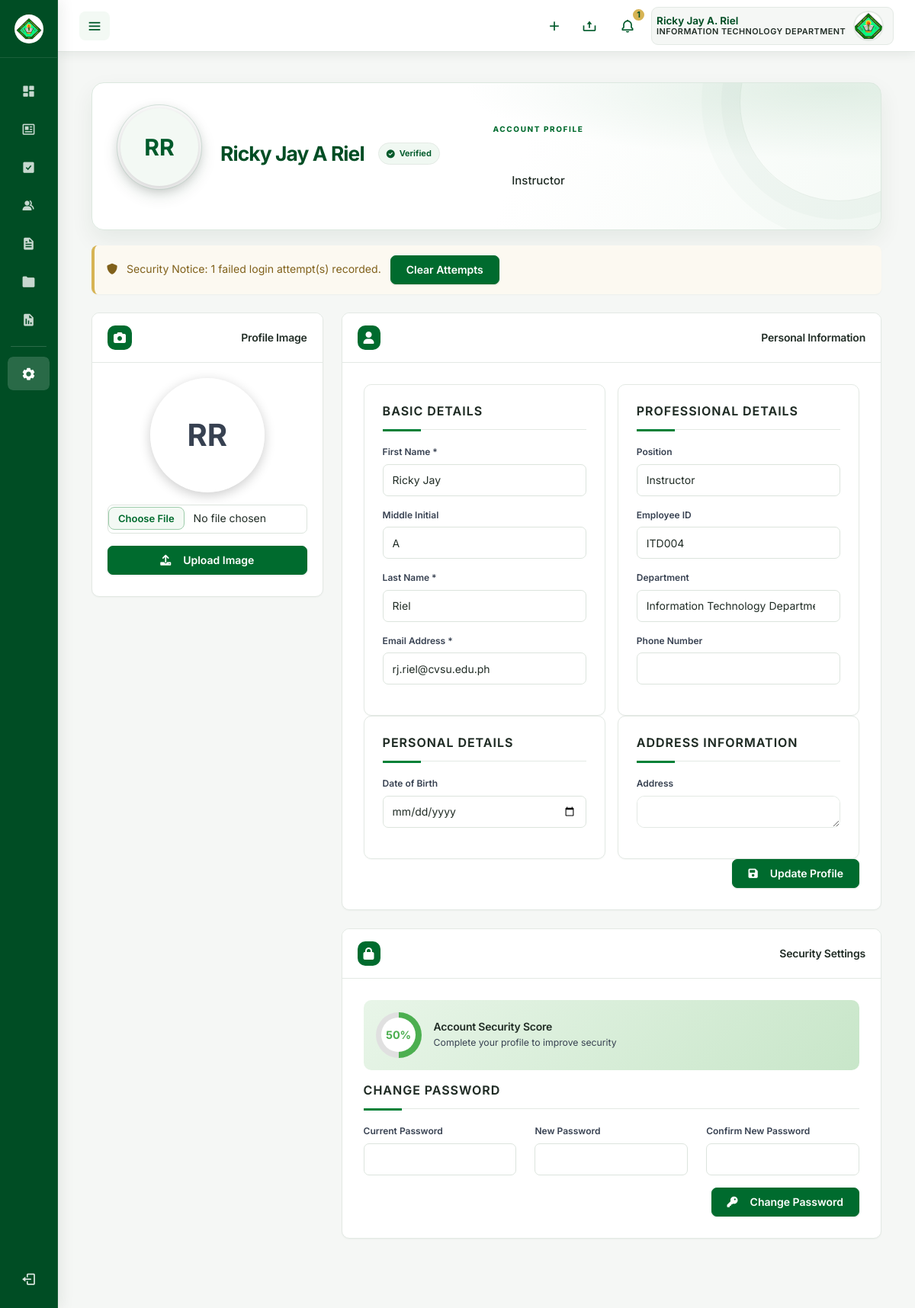
/roles/user/settings.php (signed in), run on an earlier commit of the app's database.
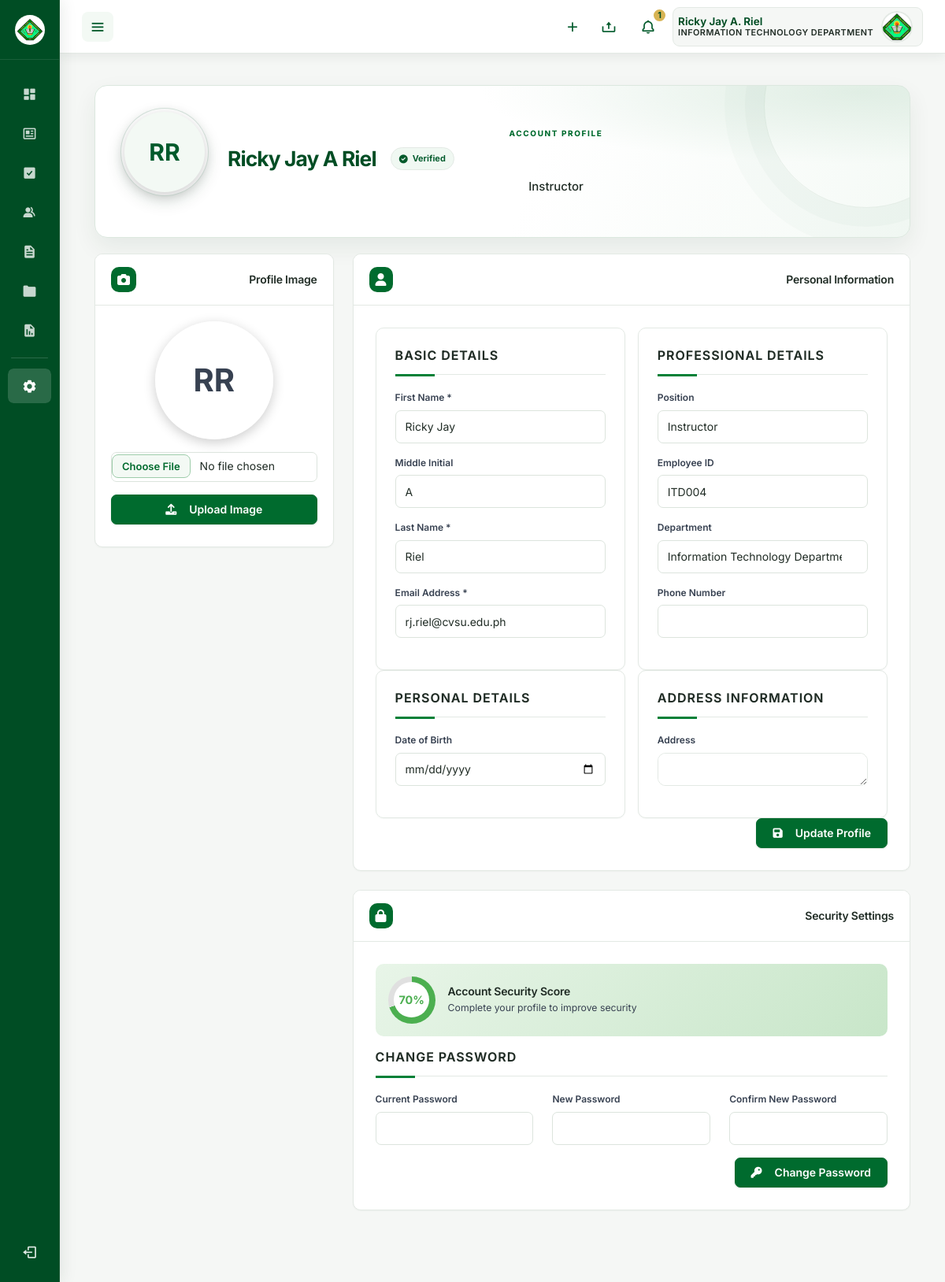
And on a later commit of the database.
### tables this page shows
CREATE TABLE `users` (
  `id` int NOT NULL,
  `username` varchar(50) NOT NULL,
  `email` varchar(255) NOT NULL,
  `password` varchar(255) NOT NULL,
  `role` enum('admin','user','super_admin') NOT NULL DEFAULT 'user',
  `is_approved` tinyint(1) NOT NULL DEFAULT '0',
  `name` varchar(100) NOT NULL,
  `mi` varchar(5) DEFAULT NULL,
  `surname` varchar(100) NOT NULL,
  `employee_id` varchar(20) DEFAULT NULL,
  `position` varchar(100) DEFAULT NULL,
  `department_id` int DEFAULT NULL,
  `is_restricted` tinyint(1) DEFAULT '0',
  `profile_image` varchar(255) DEFAULT NULL,
  `phone` varchar(20) DEFAULT NULL,
  `address` text,
  `date_of_birth` date DEFAULT NULL,
  `hire_date` date DEFAULT NULL,
  `last_login` datetime DEFAULT NULL,
  `failed_login_attempts` int DEFAULT '0',
  `account_locked_until` datetime DEFAULT NULL,
  `email_verified` tinyint(1) DEFAULT '0',
  `email_verification_token` varchar(255) DEFAULT NULL,
  `password_reset_token` varchar(255) DEFAULT NULL,
  `password_reset_expires` datetime DEFAULT NULL,
  `created_at` datetime DEFAULT CURRENT_TIMESTAMP,
  `updated_at` datetime DEFAULT CURRENT_TIMESTAMP ON UPDATE CURRENT_TIMESTAMP,
  `created_by` int DEFAULT NULL,
  `approved_by` int DEFAULT NULL,
  `approved_at` datetime DEFAULT NULL
);

CREATE TABLE `departments` (
  `id` int NOT NULL,
  `department_code` varchar(10) NOT NULL,
  `department_name` varchar(100) NOT NULL,
  `description` text,
  `head_of_department` varchar(100) DEFAULT NULL,
  `contact_email` varchar(255) DEFAULT NULL,
  `contact_phone` varchar(20) DEFAULT NULL,
  `created_at` datetime DEFAULT CURRENT_TIMESTAMP,
  `updated_at` datetime DEFAULT CURRENT_TIMESTAMP ON UPDATE CURRENT_TIMESTAMP,
  `is_active` tinyint(1) DEFAULT '1'
);

### includes/config.php (called while the page is built, shortened)
<?php
function isLoggedIn() {
    return isset($_SESSION['user_id']) &&
           isset($_SESSION['user_role']) &&
           (!isset($_SESSION['session_token']) || !isSessionExpired());
}
function getCurrentUser($pdo) {
    try {
        $stmt = $pdo->prepare("
            SELECT u.*, d.department_name, d.department_code, d.description as department_description
            FROM users u
            LEFT JOIN departments d ON u.department_id = d.id
            WHERE u.id = ? AND u.is_approved = 1
        ");
        $stmt->execute([$_SESSION['user_id']]);
        $user = $stmt->fetch();
        if ($user) {
            $updateStmt = $pdo->prepare("UPDATE users SET last_login = NOW() WHERE id = ?");
            $updateStmt->execute([$user['id']]);
            return $user;
        }
    } catch (Exception $e) {
        error_log("Error fetching current user: " . $e->getMessage());
    }
    return null;
}
?>

### roles/user/settings.php (the view, shortened to what the changed rows need)
<?php
require_once '../../includes/config.php';
$currentUser = getCurrentUser($pdo);
$currentUser = array_merge([
    'name' => '',
    'mi' => '',
    'surname' => '',
    'email' => '',
    'employee_id' => '',
    'position' => '',
    'phone' => '',
    'address' => '',
    'date_of_birth' => null,
    'hire_date' => null,
    'profile_image' => null,
    'department_id' => null,
    'department_name' => '',
    'role' => 'user',
    'email_verified' => 0,
    'failed_login_attempts' => 0,
    'account_locked_until' => null
], $currentUser);
$defaultProfileImage = '../../img/cvsu-logo.png';
if (!empty($currentUser['profile_image'])) {
    $dbImagePath = $currentUser['profile_image'];
    $webImagePath = '../../' . ltrim($dbImagePath, '/');
    $fileSystemPath = __DIR__ . '/../../' . ltrim($dbImagePath, '/');
    if (file_exists($fileSystemPath)) {
        $profileImagePath = $webImagePath . '?v=' . filemtime($fileSystemPath);
    } else {
        $profileImagePath = $defaultProfileImage;
    }
} else {
    $profileImagePath = $defaultProfileImage;
}
$dept_query = "SELECT * FROM departments WHERE is_active = 1 ORDER BY department_name";
$dept_stmt = $pdo->prepare($dept_query);
$dept_stmt->execute();
$departments = $dept_stmt->fetchAll(PDO::FETCH_ASSOC);
function getInitials($name, $surname) {
    return strtoupper(substr($name, 0, 1) . substr($surname, 0, 1));
}
function getSecurityScore($user) {
    $score = 0;
    if ($user['profile_image']) $score += 10;
    if ($user['employee_id']) $score += 15;
    if ($user['department_id']) $score += 15;
    if ($user['email_verified']) $score += 20;
    if ($user['failed_login_attempts'] == 0) $score += 10;
    return $score;
}
?>
<!DOCTYPE html>
<html lang="en">
<head>
    <link href="https://cdn.jsdelivr.net/npm/bootstrap@5.3.0/dist/css/bootstrap.min.css" rel="stylesheet">
    <link href="https://cdnjs.cloudflare.com/ajax/libs/font-awesome/6.0.0/css/all.min.css" rel="stylesheet">
    <link rel="stylesheet" href="assets/css/components/sidebar.css?v=<?= time() ?>">
    <link rel="stylesheet" href="assets/css/components/navbar.css?v=<?= time() ?>">
    <?php include __DIR__ . '/../../includes/theme.php'; ?>
</head>
<body>
    <section id="content">
        <?php include 'components/navbar.html'; ?>
        <div class="settings-container" id="settings-container">
            <div class="settings-header">
                <div class="row align-items-center">
                    <div class="col-auto">
                        <div class="profile-avatar">
                            <?php if ($profileImagePath !== $defaultProfileImage): ?>
                                <img src="<?php echo htmlspecialchars($profileImagePath); ?>"
                                    alt="Profile" class="avatar-image">
                            <?php else: ?>
                                <div class="avatar-placeholder">
                                    <?php echo getInitials($currentUser['name'], $currentUser['surname']); ?>
                                </div>
                            <?php endif; ?>
                        </div>
                    </div>
                    <div class="col">
                        <div class="settings-info">
                            <h2><?php echo htmlspecialchars($currentUser['name'] . ' ' . ($currentUser['mi'] ? $currentUser['mi'] . ' ' : '') . $currentUser['surname']); ?>
                                <?php if (!$currentUser['email_verified']): ?>
                                    <span class="verification-badge unverified ms-2">
                                        <i class="fas fa-exclamation-triangle"></i> Unverified
                                    </span>
                                <?php else: ?>
                                    <span class="verification-badge verified ms-2">
                                        <i class="fas fa-check-circle"></i> Verified
                                    </span>
                                <?php endif; ?>
                            </h2>
                            <p class="mb-2 fs-5"><?php echo htmlspecialchars($currentUser['position'] ?? 'User'); ?></p>
                        </div>
                    </div>
                </div>
            </div>
            <?php if ($currentUser['failed_login_attempts'] > 0 || $currentUser['account_locked_until']): ?>
                <div class="alert alert-warning alert-dismissible fade show alert-custom">
                    <i class="fas fa-shield-alt me-2"></i>
                    Security Notice:
                    <?php if ($currentUser['account_locked_until'] && strtotime($currentUser['account_locked_until']) > time()): ?>
                        Your account was temporarily locked due to failed login attempts.
                    <?php else: ?>
                        <?php echo $currentUser['failed_login_attempts']; ?> failed login attempt(s) recorded.
                    <?php endif; ?>
                    <form method="POST" class="d-inline ms-2">
                        <button type="submit" class="btn btn-sm btn-outline-warning">Clear Attempts</button>
                    </form>
                    <button type="button" class="btn-close" data-bs-dismiss="alert"></button>
                </div>
            <?php endif; ?>
            <div class="settings-cards">
                <div class="settings-sidebar">
                    <div class="card settings-card mb-4">
                        <div class="card-body text-center">
                            <div class="mb-3">
                                <?php if ($profileImagePath !== $defaultProfileImage): ?>
                                    <img src="<?php echo htmlspecialchars($profileImagePath); ?>"
                                        alt="Profile" class="avatar-image mb-3" style="width: 150px; height: 150px;">
                                <?php else: ?>
                                    <div class="avatar-placeholder mb-3 mx-auto" style="width: 150px; height: 150px;">
                                        <?php echo getInitials($currentUser['name'], $currentUser['surname']); ?>
                                    </div>
                                <?php endif; ?>
                            </div>
                        </div>
                    </div>
                </div>
                <div class="settings-main">
                    <div class="card settings-card mb-4">
                        <div class="card-body">
                            <form method="POST">
                                <div class="row g-4">
                                    <div class="col-md-6 form-section">
                                        <div class="mb-3">
                                            <label class="form-label">First Name *</label>
                                            <input type="text" class="form-control" name="name"
                                                value="<?php echo htmlspecialchars($currentUser['name']); ?>" required>
                                        </div>
                                        <div class="mb-3">
                                            <label class="form-label">Middle Initial</label>
                                            <input type="text" class="form-control" name="mi" maxlength="1"
                                                value="<?php echo htmlspecialchars($currentUser['mi'] ?? ''); ?>">
                                        </div>
                                        <div class="mb-3">
                                            <label class="form-label">Last Name *</label>
                                            <input type="text" class="form-control" name="surname"
                                                value="<?php echo htmlspecialchars($currentUser['surname']); ?>" required>
                                        </div>
                                        <div class="mb-3">
                                            <label class="form-label">Email Address *</label>
                                            <input type="email" class="form-control" name="email"
                                                value="<?php echo htmlspecialchars($currentUser['email']); ?>" required>
                                        </div>
                                    </div>
                                    <div class="col-md-6 form-section">
                                        <div class="mb-3">
                                            <label class="form-label">Position</label>
                                            <input type="text" class="form-control" name="position"
                                                value="<?php echo htmlspecialchars($currentUser['position'] ?? ''); ?>">
                                        </div>
                                        <div class="mb-3">
                                            <label class="form-label">Employee ID</label>
                                            <input type="text" class="form-control" name="employee_id"
                                                value="<?php echo htmlspecialchars($currentUser['employee_id'] ?? ''); ?>">
                                        </div>
                                        <div class="mb-3">
                                            <label class="form-label">Department</label>
                                            <select class="form-select" name="department_id">
                                                <?php foreach ($departments as $dept): ?>
                                                    <option value="<?php echo $dept['id']; ?>"
                                                        <?php echo ($currentUser['department_id'] == $dept['id']) ? 'selected' : ''; ?>>
                                                        <?php echo htmlspecialchars($dept['department_name']); ?>
                                                    </option>
                                                <?php endforeach; ?>
                                            </select>
                                        </div>
                                    </div>
                                </div>
                            </form>
                        </div>
                    </div>
                    <div class="card settings-card mb-4">
                        <div class="card-body">
                            <form method="POST">
                                <div class="security-score">
                                    <div class="score-circle" style="--score: <?php echo getSecurityScore($currentUser); ?>%" data-score="<?php echo getSecurityScore($currentUser); ?>"></div>
                                    <div>
                                        <h6 class="mb-1">Account Security Score</h6>
                                        <p class="mb-0 small">Complete your profile to improve security</p>
                                    </div>
                                </div>
                            </form>
                        </div>
                    </div>
                </div>
            </div>
        </div>
    </section>
</body>
</html>

What changed in the data, as far as the page shows it:
changed users "RR": failed_login_attempts "1" → (not shown)
Also different on the page:
getSecurityScore($currentUser): 50 → 70 (drawn)
text no longer shown: "Security Notice: failed login attempt(s) recorded. Clear Attempts"
